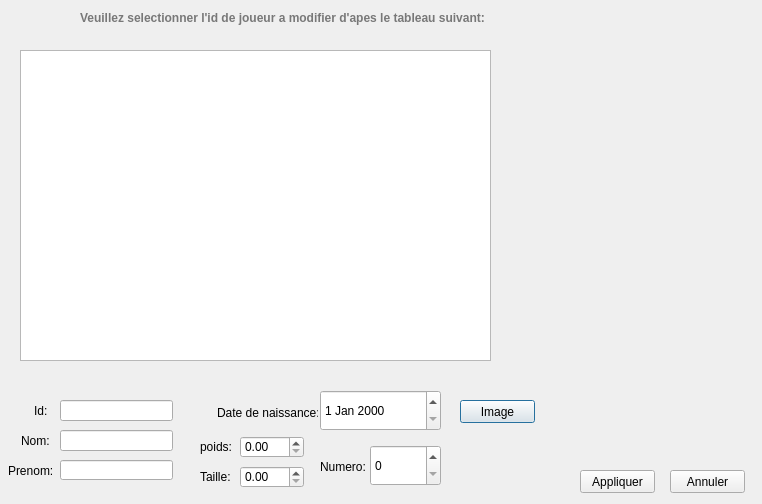
<?xml version="1.0" encoding="UTF-8"?>
<ui version="4.0">
 <class>Modifier_joueur</class>
 <widget class="QDialog" name="Modifier_joueur">
  <property name="geometry">
   <rect>
    <x>0</x>
    <y>0</y>
    <width>762</width>
    <height>504</height>
   </rect>
  </property>
  <property name="windowTitle">
   <string>Dialog</string>
  </property>
  <widget class="QLabel" name="label">
   <property name="enabled">
    <bool>false</bool>
   </property>
   <property name="geometry">
    <rect>
     <x>80</x>
     <y>10</y>
     <width>411</width>
     <height>16</height>
    </rect>
   </property>
   <property name="palette">
    <palette>
     <active>
      <colorrole role="WindowText">
       <brush brushstyle="SolidPattern">
        <color alpha="255">
         <red>255</red>
         <green>0</green>
         <blue>0</blue>
        </color>
       </brush>
      </colorrole>
     </active>
     <inactive>
      <colorrole role="WindowText">
       <brush brushstyle="SolidPattern">
        <color alpha="255">
         <red>255</red>
         <green>0</green>
         <blue>0</blue>
        </color>
       </brush>
      </colorrole>
     </inactive>
     <disabled>
      <colorrole role="WindowText">
       <brush brushstyle="SolidPattern">
        <color alpha="255">
         <red>120</red>
         <green>120</green>
         <blue>120</blue>
        </color>
       </brush>
      </colorrole>
     </disabled>
    </palette>
   </property>
   <property name="font">
    <font>
     <weight>75</weight>
     <bold>true</bold>
    </font>
   </property>
   <property name="text">
    <string>Veuillez selectionner l'id de joueur a modifier d'apes le tableau suivant:</string>
   </property>
  </widget>
  <widget class="QTableView" name="afficher_modif">
   <property name="geometry">
    <rect>
     <x>20</x>
     <y>50</y>
     <width>471</width>
     <height>311</height>
    </rect>
   </property>
  </widget>
  <widget class="QLabel" name="label_modif">
   <property name="geometry">
    <rect>
     <x>0</x>
     <y>0</y>
     <width>761</width>
     <height>501</height>
    </rect>
   </property>
   <property name="text">
    <string/>
   </property>
  </widget>
  <widget class="QDateEdit" name="in_date">
   <property name="geometry">
    <rect>
     <x>320</x>
     <y>390</y>
     <width>121</width>
     <height>41</height>
    </rect>
   </property>
  </widget>
  <widget class="QLabel" name="label_4">
   <property name="geometry">
    <rect>
     <x>200</x>
     <y>440</y>
     <width>47</width>
     <height>14</height>
    </rect>
   </property>
   <property name="text">
    <string>poids:</string>
   </property>
  </widget>
  <widget class="QLineEdit" name="in_nom">
   <property name="geometry">
    <rect>
     <x>60</x>
     <y>430</y>
     <width>113</width>
     <height>21</height>
    </rect>
   </property>
   <property name="text">
    <string/>
   </property>
  </widget>
  <widget class="QLineEdit" name="in_prenom">
   <property name="geometry">
    <rect>
     <x>60</x>
     <y>460</y>
     <width>113</width>
     <height>20</height>
    </rect>
   </property>
   <property name="text">
    <string/>
   </property>
  </widget>
  <widget class="QPushButton" name="b_image">
   <property name="geometry">
    <rect>
     <x>460</x>
     <y>400</y>
     <width>75</width>
     <height>23</height>
    </rect>
   </property>
   <property name="text">
    <string>Image</string>
   </property>
  </widget>
  <widget class="QLabel" name="label_2">
   <property name="geometry">
    <rect>
     <x>21</x>
     <y>434</y>
     <width>47</width>
     <height>14</height>
    </rect>
   </property>
   <property name="text">
    <string>Nom:</string>
   </property>
  </widget>
  <widget class="QLabel" name="label_3">
   <property name="geometry">
    <rect>
     <x>8</x>
     <y>464</y>
     <width>47</width>
     <height>14</height>
    </rect>
   </property>
   <property name="text">
    <string>Prenom:</string>
   </property>
  </widget>
  <widget class="QDoubleSpinBox" name="in_taille">
   <property name="geometry">
    <rect>
     <x>240</x>
     <y>466</y>
     <width>64</width>
     <height>22</height>
    </rect>
   </property>
  </widget>
  <widget class="QLabel" name="label_6">
   <property name="geometry">
    <rect>
     <x>34</x>
     <y>404</y>
     <width>47</width>
     <height>14</height>
    </rect>
   </property>
   <property name="text">
    <string>Id:</string>
   </property>
  </widget>
  <widget class="QLineEdit" name="in_id">
   <property name="geometry">
    <rect>
     <x>60</x>
     <y>400</y>
     <width>113</width>
     <height>21</height>
    </rect>
   </property>
   <property name="text">
    <string/>
   </property>
  </widget>
  <widget class="QLabel" name="label_5">
   <property name="geometry">
    <rect>
     <x>217</x>
     <y>405</y>
     <width>101</width>
     <height>16</height>
    </rect>
   </property>
   <property name="text">
    <string>Date de naissance:</string>
   </property>
  </widget>
  <widget class="QLabel" name="label_7">
   <property name="geometry">
    <rect>
     <x>200</x>
     <y>470</y>
     <width>47</width>
     <height>14</height>
    </rect>
   </property>
   <property name="text">
    <string>Taille:</string>
   </property>
  </widget>
  <widget class="QDoubleSpinBox" name="in_poids">
   <property name="geometry">
    <rect>
     <x>240</x>
     <y>436</y>
     <width>64</width>
     <height>22</height>
    </rect>
   </property>
  </widget>
  <widget class="QLabel" name="id_sup_8">
   <property name="geometry">
    <rect>
     <x>530</x>
     <y>60</y>
     <width>191</width>
     <height>291</height>
    </rect>
   </property>
   <property name="text">
    <string/>
   </property>
  </widget>
  <widget class="QSpinBox" name="in_number">
   <property name="geometry">
    <rect>
     <x>370</x>
     <y>445</y>
     <width>71</width>
     <height>41</height>
    </rect>
   </property>
  </widget>
  <widget class="QLabel" name="label_8">
   <property name="geometry">
    <rect>
     <x>320</x>
     <y>460</y>
     <width>47</width>
     <height>14</height>
    </rect>
   </property>
   <property name="text">
    <string>Numero:</string>
   </property>
  </widget>
  <widget class="QPushButton" name="pushButton">
   <property name="geometry">
    <rect>
     <x>580</x>
     <y>470</y>
     <width>75</width>
     <height>23</height>
    </rect>
   </property>
   <property name="text">
    <string>Appliquer</string>
   </property>
  </widget>
  <widget class="QPushButton" name="pushButton_2">
   <property name="geometry">
    <rect>
     <x>670</x>
     <y>470</y>
     <width>75</width>
     <height>23</height>
    </rect>
   </property>
   <property name="text">
    <string>Annuler</string>
   </property>
  </widget>
  <zorder>label_modif</zorder>
  <zorder>label</zorder>
  <zorder>afficher_modif</zorder>
  <zorder>in_date</zorder>
  <zorder>label_4</zorder>
  <zorder>in_nom</zorder>
  <zorder>in_prenom</zorder>
  <zorder>b_image</zorder>
  <zorder>label_2</zorder>
  <zorder>label_3</zorder>
  <zorder>in_taille</zorder>
  <zorder>label_6</zorder>
  <zorder>in_id</zorder>
  <zorder>label_5</zorder>
  <zorder>label_7</zorder>
  <zorder>in_poids</zorder>
  <zorder>id_sup_8</zorder>
  <zorder>in_number</zorder>
  <zorder>label_8</zorder>
  <zorder>pushButton</zorder>
  <zorder>pushButton_2</zorder>
 </widget>
 <resources/>
 <connections/>
</ui>
